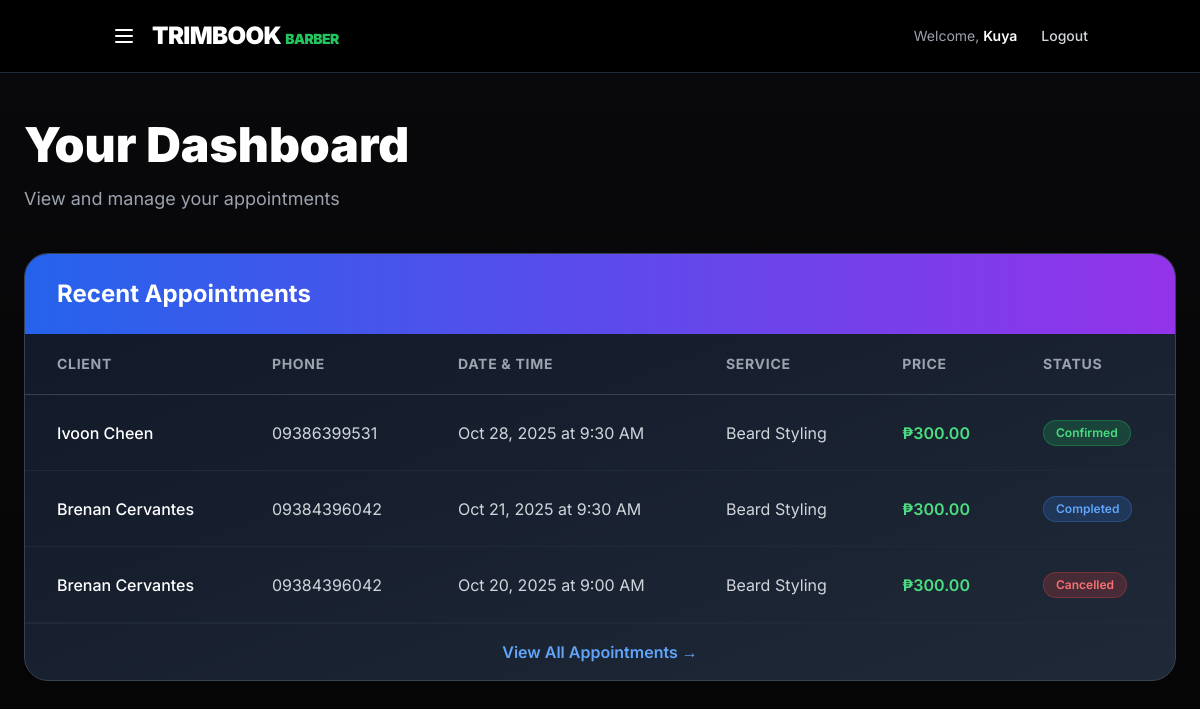
Page /dashboards/barber_dashboard.php (signed in) on the committed database.
### tables this page shows
CREATE TABLE `appointments` (
  `appointment_id` int(11) NOT NULL,
  `customer_user_id` int(11) NOT NULL,
  `barber_id` int(11) NOT NULL,
  `service_id` int(11) NOT NULL,
  `appointment_date` date NOT NULL,
  `appointment_time` time NOT NULL,
  `status` enum('pending','confirmed','completed','cancelled') DEFAULT 'pending',
  `created_at` timestamp NOT NULL DEFAULT current_timestamp()
);

CREATE TABLE `users` (
  `user_id` int(11) NOT NULL,
  `first_name` varchar(50) NOT NULL,
  `last_name` varchar(50) NOT NULL,
  `email` varchar(100) NOT NULL,
  `phone_no` varchar(20) DEFAULT NULL,
  `username` varchar(50) NOT NULL,
  `password` varchar(255) NOT NULL,
  `profile_photo` varchar(255) DEFAULT NULL,
  `user_type` enum('admin','barber','customer') NOT NULL,
  `created_at` timestamp NOT NULL DEFAULT current_timestamp()
);

CREATE TABLE `services` (
  `service_id` int(11) NOT NULL,
  `service_name` varchar(100) NOT NULL,
  `description` text DEFAULT NULL,
  `price` decimal(10,2) NOT NULL
);

### dashboards/barber_dashboard.php (the view, shortened to what this page needs)
<?php
$barber_user_id = $_SESSION['user_id'];
$first_name = $_SESSION['first_name'] ?? 'Barber';
$appointments = [];
try {
    $conn = new mysqli("localhost", "root", "", "trimbookdb");
    $barber_query = "SELECT barber_id FROM barbers WHERE user_id = ?";
    $stmt = $conn->prepare($barber_query);
    $stmt->bind_param("i", $barber_user_id);
    $stmt->execute();
    $result = $stmt->get_result();
    if ($result->num_rows > 0) {
        $barber_row = $result->fetch_assoc();
        $barber_id = $barber_row['barber_id'];
        $query = "
            SELECT
                a.appointment_id,
                a.appointment_date,
                a.appointment_time,
                a.status,
                u.first_name as customer_first_name,
                u.last_name as customer_last_name,
                u.phone_no as customer_phone,
                s.service_name,
                s.price,
                a.created_at
            FROM appointments a
            JOIN users u ON a.customer_user_id = u.user_id
            JOIN services s ON a.service_id = s.service_id
            WHERE a.barber_id = ?
            ORDER BY a.appointment_date DESC, a.appointment_time DESC
        ";
        $stmt = $conn->prepare($query);
        $stmt->bind_param("i", $barber_id);
        $stmt->execute();
        $result = $stmt->get_result();
        while ($row = $result->fetch_assoc()) {
            $appointments[] = $row;
        }
    } else {
        error_log("No barber found for user_id: " . $barber_user_id);
        $db_error = "Barber profile not found for this user";
    }
} catch (Exception $e) {
    error_log("Exception in barber dashboard: " . $e->getMessage());
    $db_error = "Error: " . $e->getMessage();
}
function getStatusBadge($status) {
    $badges = [
        'pending' => ['bg' => 'bg-yellow-500/20', 'text' => 'text-yellow-400', 'border' => 'border-yellow-500/30', 'label' => 'Pending'],
        'confirmed' => ['bg' => 'bg-green-500/20', 'text' => 'text-green-400', 'border' => 'border-green-500/30', 'label' => 'Confirmed'],
        'completed' => ['bg' => 'bg-blue-500/20', 'text' => 'text-blue-400', 'border' => 'border-blue-500/30', 'label' => 'Completed'],
        'cancelled' => ['bg' => 'bg-red-500/20', 'text' => 'text-red-400', 'border' => 'border-red-500/30', 'label' => 'Cancelled']
    ];
    return $badges[$status] ?? $badges['pending'];
}
function formatDateTime($date, $time) {
    $dateObj = new DateTime($date);
    return $dateObj->format('M d, Y') . ' at ' . date('g:i A', strtotime($time));
}
$recent_appointments = array_slice($appointments, 0, 3);
?>
<!DOCTYPE html>
<html lang="en">
<head>
  <script src="https://cdn.tailwindcss.com"></script>
</head>
<body class="bg-black text-white antialiased">
  <header class="bg-black/80 backdrop-blur-lg border-b border-gray-800">
    <nav class="container mx-auto flex justify-between items-center py-5 px-6">
      <div class="flex items-center space-x-4">
        <button onclick="toggleSidebar()" class="text-white hover:text-purple-400 transition">
          <svg class="w-6 h-6" fill="none" stroke="currentColor" viewBox="0 0 24 24">
            <path stroke-linecap="round" stroke-linejoin="round" stroke-width="2" d="M4 6h16M4 12h16M4 18h16"></path>
          </svg>
        </button>
        <a href="#" class="text-2xl font-black tracking-tight">TRIMBOOK <span class="text-green-500 text-sm">BARBER</span></a>
      </div>
      <div class="flex items-center space-x-6">
        <span class="text-gray-400 text-sm hidden md:block">Welcome, <span class="text-white font-semibold"><?= htmlspecialchars($first_name) ?></span></span>
        <button onclick="confirmLogout()" class="text-sm font-medium text-gray-300 hover:text-white transition hidden md:block">Logout</button>
      </div>
    </nav>
  </header>
  <main class="min-h-screen bg-gradient-to-b from-zinc-950 to-black py-12 px-6">
    <div class="container mx-auto max-w-6xl">
      <div class="mb-10">
        <h1 class="text-4xl md:text-5xl font-black mb-4">
          Your Dashboard
        </h1>
        <p class="text-gray-400 text-lg">View and manage your appointments</p>
      </div>
      <div class="bg-gradient-to-br from-gray-900 to-gray-800 border border-gray-700 rounded-3xl overflow-hidden">
        <div class="bg-gradient-to-r from-blue-600 to-purple-600 px-8 py-6">
          <h2 class="text-2xl font-bold">Recent Appointments</h2>
        </div>
        <?php if (count($recent_appointments) > 0): ?>
          <div class="overflow-x-auto">
            <table class="w-full">
              <thead class="border-b border-gray-700">
                <tr class="text-gray-400 text-sm font-semibold uppercase tracking-wider">
                  <th class="px-8 py-5 text-left">Client</th>
                  <th class="px-8 py-5 text-left">Phone</th>
                  <th class="px-8 py-5 text-left">Date & Time</th>
                  <th class="px-8 py-5 text-left">Service</th>
                  <th class="px-8 py-5 text-left">Price</th>
                  <th class="px-8 py-5 text-left">Status</th>
                </tr>
              </thead>
              <tbody>
                <?php foreach ($recent_appointments as $apt): ?>
                  <tr class="border-b border-gray-800 hover:bg-gray-800/50 transition">
                    <td class="px-8 py-6 font-medium"><?= htmlspecialchars($apt['customer_first_name'] . ' ' . $apt['customer_last_name']) ?></td>
                    <td class="px-8 py-6 text-gray-300"><?= htmlspecialchars($apt['customer_phone'] ?? 'N/A') ?></td>
                    <td class="px-8 py-6 text-gray-300"><?= formatDateTime($apt['appointment_date'], $apt['appointment_time']) ?></td>
                    <td class="px-8 py-6 text-gray-300"><?= htmlspecialchars($apt['service_name']) ?></td>
                    <td class="px-8 py-6 text-green-400 font-semibold">₱<?= number_format($apt['price'], 2) ?></td>
                    <td class="px-8 py-6">
                      <?php $badge = getStatusBadge($apt['status']); ?>
                      <span class="inline-flex items-center px-3 py-1 rounded-full text-xs font-semibold <?= $badge['bg'] ?> <?= $badge['text'] ?> border <?= $badge['border'] ?>">
                        <?= $badge['label'] ?>
                      </span>
                    </td>
                  </tr>
                <?php endforeach; ?>
              </tbody>
            </table>
          </div>
          <?php if (count($appointments) > 3): ?>
            <div class="px-8 py-4 border-t border-gray-800 text-center">
              <a href="../dashboards/barber_appointments.php" class="text-blue-400 hover:text-blue-300 font-semibold transition">
                View All Appointments →
              </a>
            </div>
          <?php endif; ?>
        <?php endif; ?>
      </div>
    </div>
  </main>
</body>
</html>

### dashboards/barber_dashboard.php (style rules this page uses)
body { font-family: 'Inter', sans-serif; }

### rows in the picture
appointments: customer_user.last_name "Ivoon Cheen", customer_user.phone_no "09386399531", appointment_date+appointment_time "Oct 28, 2025 at 9:30 AM", service.service_name "Beard Styling", service.price "300.00", status "Confirmed"
appointments: customer_user.last_name "Brenan Cervantes", customer_user.phone_no "09384396042", appointment_date+appointment_time "Oct 21, 2025 at 9:30 AM", service.service_name "Beard Styling", service.price "300.00", status "Completed"
appointments: customer_user.last_name "Brenan Cervantes", customer_user.phone_no "09384396042", appointment_date+appointment_time "Oct 20, 2025 at 9:00 AM", service.service_name "Beard Styling", service.price "300.00", status "Cancelled"

### other values in the picture
$first_name "Kuya"
